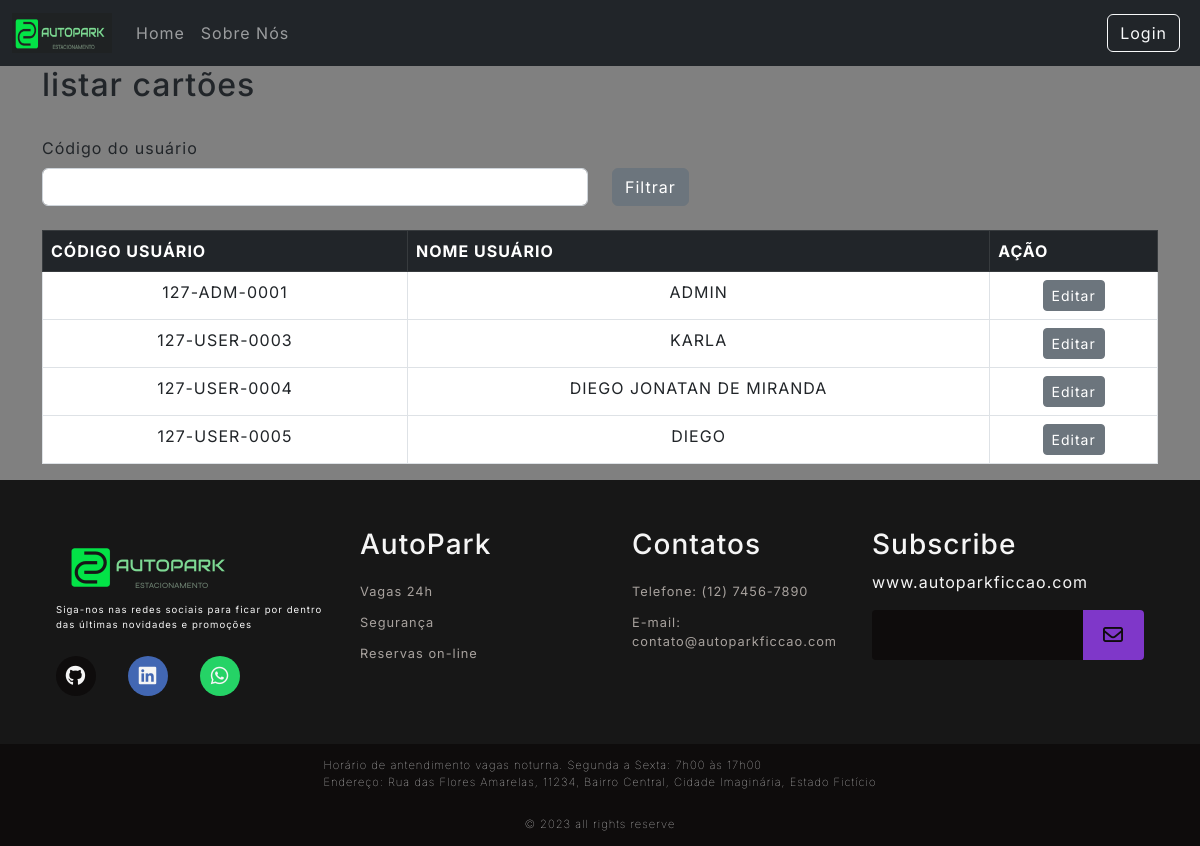
The app's page /cadCartao/ListCartao with its own data.
### Src/Model/BancoDados.py (models this page shows, shortened)
class Usuarios(UserMixin,db.Model):
  __tablename__= "Usuarios"
  id = db.Column(db.Integer, primary_key=True, autoincrement=True)
  cpf = db.Column(db.Integer, unique=True)
  codUser = db.Column(db.Integer, unique=True)
  nome = db.Column(db.String(150))
  endereco = db.Column(db.String(150))
  contato = db.Column(db.String(150))
  email = db.Column(db.String(150))
  senha = db.Column(db.String(150))
  status = db.Column(db.String(3))

### Src/View/CartoesRFID.py (the view)
@bp_cadCartoes.route('/ListCartao', methods=['GET'])
def ListCartao():
    usuarios = CartoesController.ListCartoes()
    return render_template('listaUsuariosSemcartao.html',usuarios=usuarios)

### Src/Controller/Cartoes.py (called while the page is built)
  def ListCartoes():
    usuarios_sem_cartao_rfid = db.session.query(Usuarios).outerjoin(CartaoRFID, Usuarios.id == CartaoRFID.id).\
        filter(CartaoRFID.idCard == None).all()
    return usuarios_sem_cartao_rfid

### Templates/listaUsuariosSemcartao.html (shortened to what this page needs)
{% extends 'base.html' %}
{% block conteudo %}
<h2>listar cartões</h2>
<br>
<div class="row">
  <label class="form-label" for="form3Example4">Código do usuário</label>
  <fieldset class="form-group col-md-6">
      <form action="{{url_for('router.cadCartao.FiltrarUser')}}" method="GET">
          <input type="text" class="form-control" name="codUser" >
  </fieldset>
  <fieldset class="form-group col-md-4">
      <button type="submit" class="btn btn-secondary">Filtrar</button>
  </fieldset>
</div>
<br>
<div class="bg-white ">
  <table class="table table-bordered table-hover">
    <thead class="table-dark">
      <tr>
        <th scope="col">CÓDIGO USUÁRIO</th>
        <th scope="col">NOME USUÁRIO</th>
        <th scope="col">AÇÃO</th>
      </tr>
    </thead>
    <tbody>
      {% for usuarios in usuarios %}
      <tr>
        <td style="text-align: center;" >{{usuarios.codUser}}</td>
        <td style="text-align: center;">{{ usuarios.nome }}</td>
        <td style="text-align: center;">
          <a href="" class="btn btn-secondary btn-sm">Editar</a>
        </td>
      </tr>
      {% endfor %}
    </tbody>
  </table>
</div>
{% endblock conteudo %}

### Public/style.css (style rules this page uses)
:root { --color-neutral-0: #0e0c0c; --color-neutral-10: #171717; --color-neutral-30: #a8a29e; --color-neutral-40: #f5f5f5; --color-neutral-50: #808080; }
* { font-family: 'Inter', sans-serif; margin: 0; padding: 0; box-sizing: border-box; letter-spacing: 1px; }
body { background: var(--color-neutral-50); }

### records on screen
Usuarios: codUser "127-ADM-0001", nome "ADMIN"
Usuarios: codUser "127-USER-0003", nome "KARLA"
Usuarios: codUser "127-USER-0004", nome "DIEGO JONATAN DE MIRANDA"
Usuarios: codUser "127-USER-0005", nome "DIEGO"
